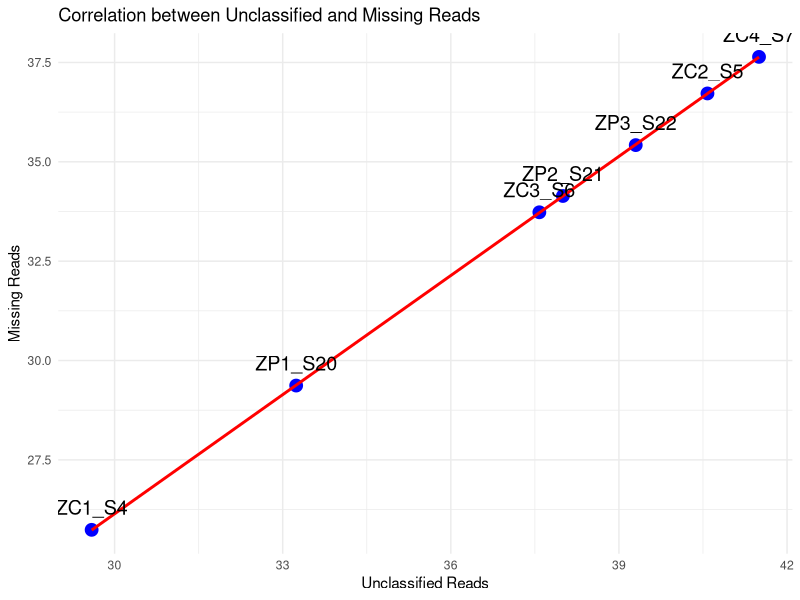
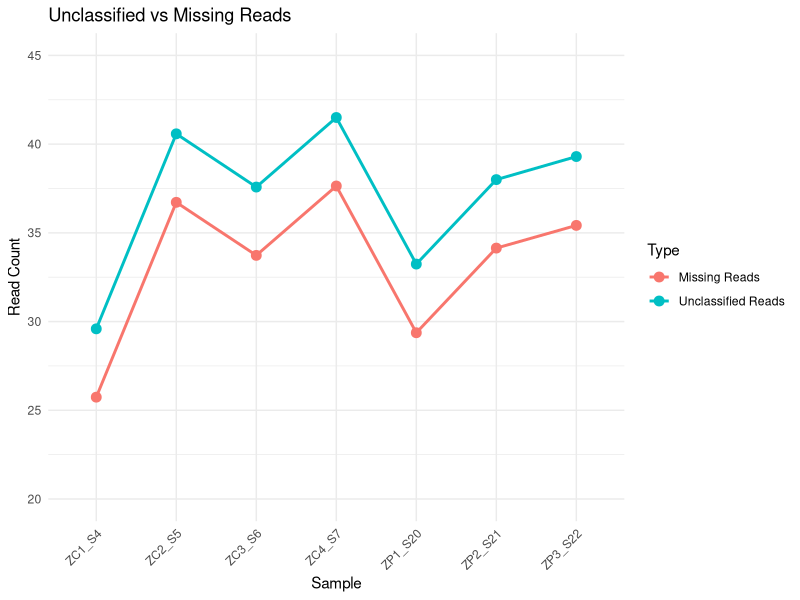
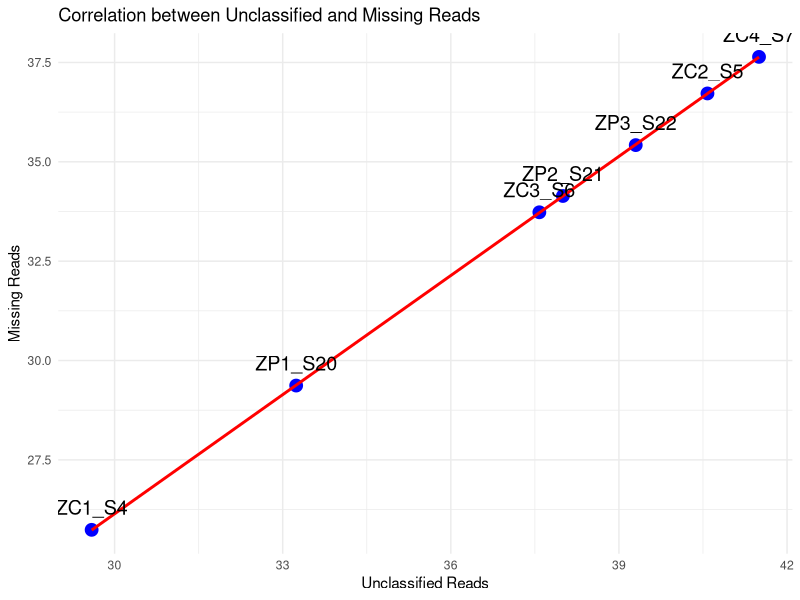
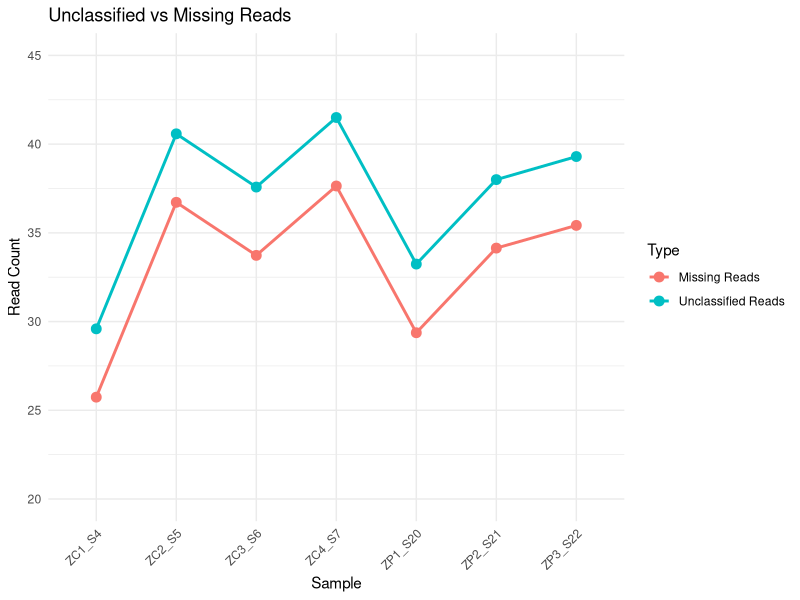

Write the R code that produced these figures, in order.
# Load necessary libraries
library(ggplot2)

# Define data
samples <- c("ZC1_S4", "ZC2_S5", "ZC3_S6", "ZC4_S7", "ZP1_S20", "ZP2_S21", "ZP3_S22")
unclassified_reads <- c(29.59, 40.58, 37.58, 41.50, 33.24, 38.00, 39.30)
missing_reads <- c(25.74, 36.72, 33.73, 37.64, 29.37, 34.14, 35.42)

# Create a dataframe for correlation plot
df_correlation <- data.frame(Sample = samples, 
                             Unclassified_Reads = unclassified_reads, 
                             Missing_Reads = missing_reads)

# Generate scatter plot with regression line
correlation_plot <- ggplot(df_correlation, aes(x = Unclassified_Reads, y = Missing_Reads, label = Sample)) +
  geom_point(size = 4, color = "blue") +  # Scatter plot points
  geom_smooth(method = "lm", color = "red", se = FALSE) +  # Regression line
  geom_text(vjust = -1, size = 5) +  # Add sample labels
  labs(title = "Correlation between Unclassified and Missing Reads",
       x = "Unclassified Reads",
       y = "Missing Reads") +
  theme_minimal()

# Save the correlation plot
ggsave("correlation_plot.png", correlation_plot, width = 8, height = 6, dpi = 300)
print(correlation_plot)  # Display plot

# ---- Dual Line Plot ----
# Transform data into long format for ggplot2
df_long <- data.frame(
  Sample = rep(samples, 2),
  Reads = c(unclassified_reads, missing_reads),
  Type = rep(c("Unclassified Reads", "Missing Reads"), each = length(samples))
)

# Ensure Sample is a factor to maintain correct order
df_long$Sample <- factor(df_long$Sample, levels = samples)

# Plot both variables on the same graph
dual_line_plot <- ggplot(df_long, aes(x = Sample, y = Reads, group = Type, color = Type)) +
  geom_line(linewidth = 1) +  # Use linewidth instead of size
  geom_point(size = 3) +  # Points for each data value
  labs(title = "Unclassified vs Missing Reads",
       x = "Sample",
       y = "Read Count",
       color = "Type") +
  theme_minimal() +
  theme(axis.text.x = element_text(angle = 45, hjust = 1)) +  # Rotate x-axis labels for readability
  scale_y_continuous(limits = c(20, 45))  # Fixed y-axis range

# Save the dual-line plot
ggsave("dual_line_plot.png", dual_line_plot, width = 8, height = 6, dpi = 300)
print(dual_line_plot)  # Display plot